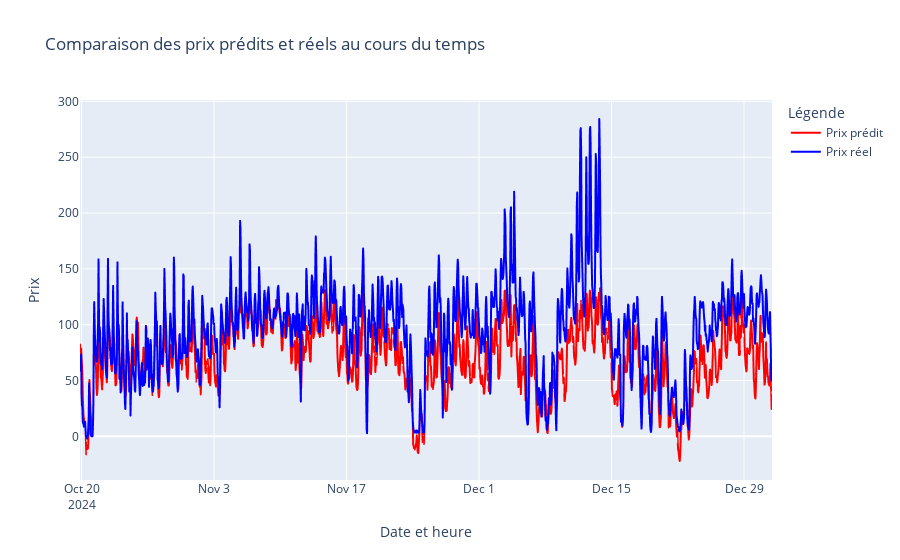

Here is the notebook cell this chart was saved with:
### Code cell
# Modèle Lasso
eval_model(model_l,X_train_scaled,X_test_scaled)

### Figure 1 — Plotly figure (JSON) as saved in the notebook; plotly's stock layout.template omitted (floating-point values rounded to 4 significant figures; data arrays with more than 128 entries replaced by an {"elided": "..."} marker saying what was removed)
{"data": [{"hovertemplate": "Type=Prix prédit<br>Datetime=%{x}<br>Prix=%{y}<extra></extra>", "legendgroup": "Prix prédit", "line": {"color": "red", "dash": "solid"}, "marker": {"symbol": "circle"}, "mode": "lines", "name": "Prix prédit", "showlegend": true, "type": "scattergl", "x": {"elided": "1757 str values"}, "xaxis": "x", "y": {"elided": "1757 float values"}, "yaxis": "y"}, {"hovertemplate": "Type=Prix réel<br>Datetime=%{x}<br>Prix=%{y}<extra></extra>", "legendgroup": "Prix réel", "line": {"color": "blue", "dash": "solid"}, "marker": {"symbol": "circle"}, "mode": "lines", "name": "Prix réel", "showlegend": true, "type": "scattergl", "x": {"elided": "1757 str values"}, "xaxis": "x", "y": {"elided": "1757 float values"}, "yaxis": "y"}], "layout": {"hovermode": "x unified", "legend": {"title": {"text": "Légende"}, "tracegroupgap": 0}, "title": {"text": "Comparaison des prix prédits et réels au cours du temps"}, "xaxis": {"anchor": "y", "domain": [0, 1], "title": {"text": "Date et heure"}}, "yaxis": {"anchor": "x", "domain": [0, 1], "title": {"text": "Prix"}}}}
